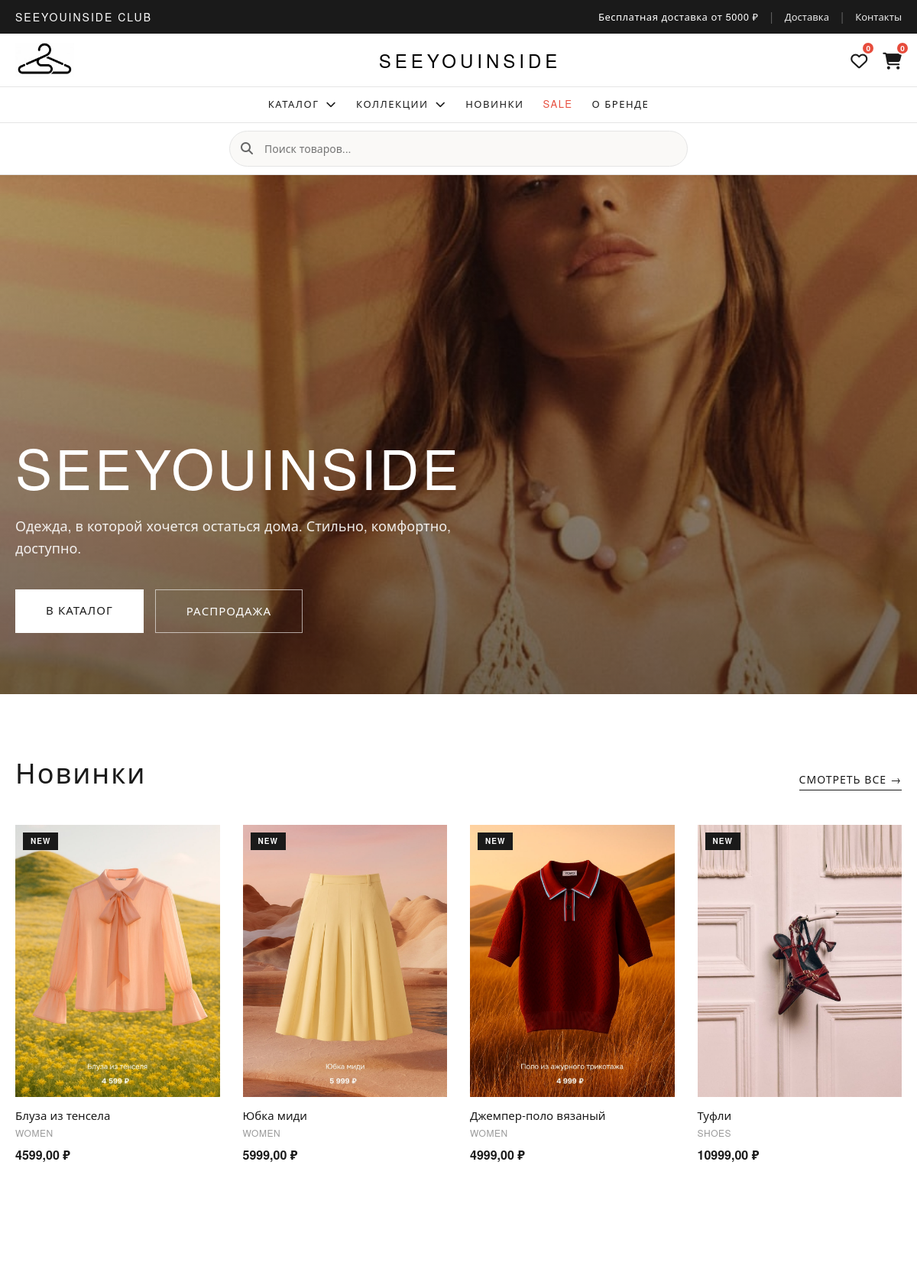
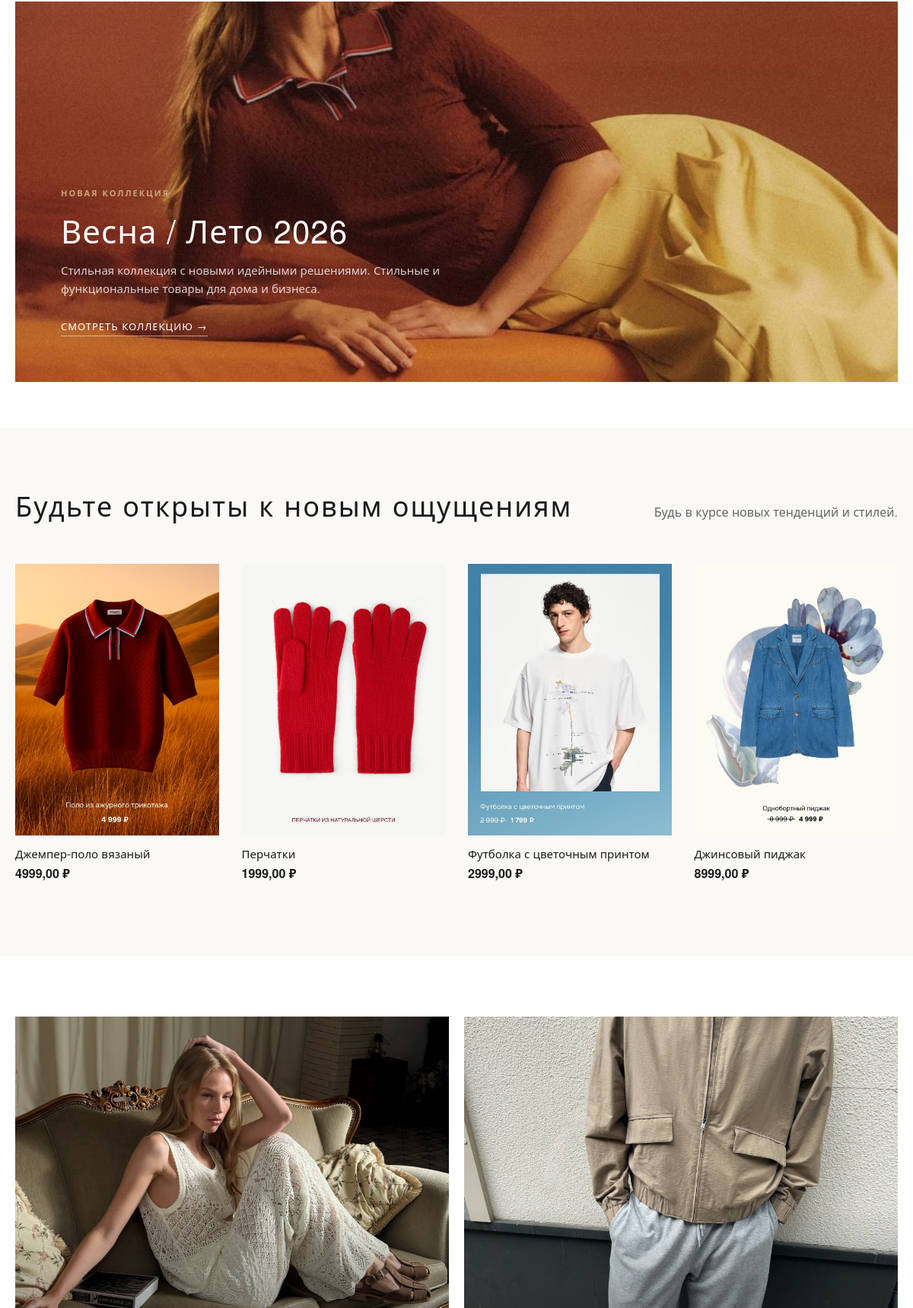
The page / (upper part) on the database its author committed (2 pictures, top to bottom).
### shop/models.py (models this page shows, shortened)
class Product(models.Model):
    GENDER_CHOICES = (
        ('women', 'Женское'),
        ('men', 'Мужское'),
        ('unisex', 'Унисекс'),
    )
    SUBCATEGORY_CHOICES = (
        ('dresses', 'Платья'),
        ('blouses', 'Блузы и рубашки'),
        ('jeans_women', 'Джинсы'),
        ('trousers_women', 'Брюки'),
        ('skirts', 'Юбки'),
        ('jackets_women', 'Жакеты и пиджаки'),
        ('knitwear', 'Трикотаж'),
        ('outerwear_women', 'Верхняя одежда'),
        ('shirts', 'Рубашки'),
        ('tshirts', 'Футболки'),
        ('jeans_men', 'Джинсы'),
        ('trousers_men', 'Брюки'),
        ('hoodies', 'Худи и свитшоты'),
        ('jackets_men', 'Куртки'),
        ('suits', 'Костюмы'),
        ('outerwear_men', 'Верхняя одежда'),
        ('bags', 'Сумки'),
        ('belts', 'Ремни'),
        ('hats', 'Головные уборы'),
        ('scarves', 'Шарфы и платки'),
        ('gloves', 'Перчатки'),
        ('jewelry', 'Украшения'),
        ('glasses', 'Очки'),
        ('sneakers', 'Кроссовки'),
        ('heels', 'Туфли'),
        ('boots', 'Ботинки'),
        ('winter_boots', 'Сапоги'),
        ('flats', 'Балетки'),
        ('loafers', 'Лоферы'),
        ('sandals', 'Сандалии'),
    )
    COLLECTION_CHOICES = (
        ('basic', 'Базовая коллекция'),
        ('evening', 'Вечерняя коллекция'),
        ('sport', 'Спортивная коллекция'),
        ('business', 'Деловая коллекция'),
        ('casual', 'Повседневная коллекция'),
        ('city', 'Капсула "Город"'),
        ('relax', 'Капсула "Отдых"'),
        ('limited', 'Limited Edition'),
    )
    SEASON_CHOICES = (
        ('spring-summer-2026', 'Весна-Лето 2026'),
        ('autumn-winter-2026', 'Осень-Зима 2026'),
        ('cruise', 'Круизная коллекция'),
        ('preorder', 'Предзаказ'),
    )
    category = models.ForeignKey(Category, on_delete=models.CASCADE, related_name='products', verbose_name="Категория")
    name = models.CharField(max_length=200, verbose_name="Название товара")
    slug = models.SlugField(max_length=200, verbose_name="URL-идентификатор")
    description = models.TextField(verbose_name="Описание товара")
    price = models.DecimalField(max_digits=10, decimal_places=2, verbose_name="Цена (руб.)")
    gender = models.CharField(max_length=10, choices=GENDER_CHOICES, default='unisex', verbose_name="Пол")
    subcategory = models.CharField(max_length=50, choices=SUBCATEGORY_CHOICES, blank=True, null=True, verbose_name="Подкатегория")
    collection = models.CharField(max_length=50, choices=COLLECTION_CHOICES, blank=True, null=True, verbose_name="Коллекция")
    season = models.CharField(max_length=50, choices=SEASON_CHOICES, blank=True, null=True, verbose_name="Сезон")
    size = models.CharField(max_length=100, blank=True, null=True, verbose_name="Доступные размеры")
    color = models.CharField(max_length=50, blank=True, null=True, verbose_name="Цвет")
    material = models.CharField(max_length=200, blank=True, null=True, verbose_name="Состав/материал")
    image = models.ImageField(upload_to='products/%Y/%m/%d/', verbose_name="Главное фото товара")
    image_2 = models.ImageField(upload_to='products/%Y/%m/%d/', blank=True, null=True, verbose_name="Дополнительное фото 1")
    image_3 = models.ImageField(upload_to='products/%Y/%m/%d/', blank=True, null=True, verbose_name="Дополнительное фото 2")
    image_url = models.URLField(max_length=500, blank=True, null=True, verbose_name="Ссылка на фото (URL)")
    available = models.BooleanField(default=True, verbose_name="В наличии")
    is_new = models.BooleanField(default=False, verbose_name="Новинка")
    is_sale = models.BooleanField(default=False, verbose_name="Распродажа")
    sale_price = models.DecimalField(max_digits=10, decimal_places=2, blank=True, null=True, verbose_name="Цена со скидкой")
    created_at = models.DateTimeField(auto_now_add=True, verbose_name="Дата добавления")
    updated_at = models.DateTimeField(auto_now=True, verbose_name="Дата обновления")
    views_count = models.PositiveIntegerField(default=0, verbose_name="Количество просмотров")
    class Meta:
        verbose_name = "Товар"
        verbose_name_plural = "Товары"
        ordering = ['-created_at']
        indexes = [
            models.Index(fields=['id', 'slug']),
            models.Index(fields=['name']),
            models.Index(fields=['-created_at']),
            models.Index(fields=['gender']),
            models.Index(fields=['subcategory']),
            models.Index(fields=['collection']),
        ]

class Category(models.Model):
    GENDER_CHOICES = (
        ('women', 'Женское'),
        ('men', 'Мужское'),
        ('unisex', 'Унисекс'),
    )
    name = models.CharField(max_length=100, verbose_name="Название категории")
    slug = models.SlugField(unique=True, verbose_name="URL-идентификатор")
    description = models.TextField(blank=True, null=True, verbose_name="Описание категории")
    gender = models.CharField(max_length=10, choices=GENDER_CHOICES, default='unisex', verbose_name="Пол")
    class Meta:
        verbose_name = "Категория"
        verbose_name_plural = "Категории"
        ordering = ['name']

### shop/views.py (the view)
# urls.py: path('', views.index, name='index'),
def index(request):
    new_products = Product.objects.filter(available=True, is_new=True).order_by('-created_at')[:8]
    popular_products = Product.objects.filter(available=True).order_by('-views_count')[:4]
    sale_products = Product.objects.filter(available=True, is_sale=True).order_by('-created_at')[:4]
    categories = Category.objects.annotate(product_count=Count('products', filter=Q(products__available=True)))
    context = {
        'new_products': new_products,
        'popular_products': popular_products,
        'sale_products': sale_products,
        'categories': categories,
        'page_title': 'SeeYouInside - Магазин стильной одежды',
    }
    return render(request, 'shop/index.html', context)

### shop/templates/shop/index.html (shortened to what this page needs)
{% extends 'base.html' %}
{% load static %}
{% block content %}
<section class="hero-banner">
    <div class="hero-banner-image">
        <img src="{% static 'img/banner-1.jpg' %}" alt="SeeYouInside">
    </div>
    <div class="hero-banner-overlay">
        <div class="container">
            <div class="hero-banner-content">
                <h1 class="hero-title">SeeYouInside</h1>
                <p class="hero-subtitle">Одежда, в которой хочется остаться дома. Стильно, комфортно, доступно.</p>
                <div class="hero-buttons">
                    <a href="{% url 'shop:catalog' %}" class="hero-btn hero-btn-primary">В каталог</a>
                    <a href="{% url 'shop:catalog' %}?sale_only=1" class="hero-btn hero-btn-outline">Распродажа</a>
                </div>
            </div>
        </div>
    </div>
</section>
<section class="section-new">
    <div class="container">
        <div class="section-header">
            <h2 class="section-title">Новинки</h2>
            <a href="{% url 'shop:catalog' %}?new_only=1" class="section-link">Смотреть все →</a>
        </div>
        <div class="products-grid">
            {% for product in new_products %}
            <div class="product-card-minimal">
                <a href="{% url 'shop:product_detail' product.id product.slug %}" class="product-image-link">
                    {% if product.image_url %}
                    <img src="{{ product.image_url }}" alt="{{ product.name }}" class="product-image">
                    {% elif product.image %}
                    <img src="{{ product.image.url }}" alt="{{ product.name }}" class="product-image">
                    {% else %}
                    <div class="bg-light d-flex align-items-center justify-content-center" style="aspect-ratio: 3/4;">
                        <i class="fas fa-image fa-3x text-muted"></i>
                    </div>
                    {% endif %}
                    {% if product.is_new %}
                    <span class="product-badge-new">NEW</span>
                    {% endif %}
                </a>
                <div class="product-info">
                    <h3 class="product-name">{{ product.name }}</h3>
                    <p class="product-category">{{ product.category.name }}</p>
                    <p class="product-price">{{ product.price }} ₽</p>
                </div>
            </div>
            {% endfor %}
        </div>
    </div>
</section>
<section class="banner-collection">
    <div class="container">
        <div class="banner-collection-inner">
            <img src="{% static 'img/banner2.jpg' %}" alt="Коллекция" class="banner-collection-image">
            <div class="banner-collection-content">
                <span class="banner-collection-tag">Новая коллекция</span>
                <h2 class="banner-collection-title">Весна / Лето 2026</h2>
                <p class="banner-collection-text">Стильная коллекция с новыми идейными решениями. Стильные и функциональные товары для дома и бизнеса.</p>
                <a href="{% url 'shop:catalog' %}?new_only=1" class="banner-collection-link">Смотреть коллекцию →</a>
            </div>
        </div>
    </div>
</section>
{% if popular_products %}
<section class="section-popular">
    <div class="container">
        <div class="section-header">
            <h2 class="section-title">Будьте открыты к новым ощущениям</h2>
            <p class="section-subtitle">Будь в курсе новых тенденций и стилей.</p>
        </div>
        <div class="products-grid products-grid-4">
            {% for product in popular_products %}
            <div class="product-card-minimal">
                <a href="{% url 'shop:product_detail' product.id product.slug %}" class="product-image-link">
                    {% if product.image_url %}
                    <img src="{{ product.image_url }}" alt="{{ product.name }}" class="product-image">
                    {% elif product.image %}
                    <img src="{{ product.image.url }}" alt="{{ product.name }}" class="product-image">
                    {% else %}
                    <div class="bg-light d-flex align-items-center justify-content-center" style="aspect-ratio: 3/4;">
                        <i class="fas fa-image fa-3x text-muted"></i>
                    </div>
                    {% endif %}
                </a>
                <div class="product-info">
                    <h3 class="product-name">{{ product.name }}</h3>
                    <p class="product-price">{{ product.price }} ₽</p>
                </div>
            </div>
            {% endfor %}
        </div>
    </div>
</section>
{% endif %}
<section class="section-categories">
    <div class="container">
        <div class="categories-grid">
            <a href="{% url 'shop:catalog_category' 'women' %}" class="category-card">
                <img src="{% static 'img/category-women.jpg' %}" alt="Женщинам" class="category-image">
                <div class="category-overlay">
                </div>
            </a>
            <a href="{% url 'shop:catalog_category' 'men' %}" class="category-card">
                <img src="{% static 'img/category-men.jpg' %}" alt="Мужчинам" class="category-image">
                <div class="category-overlay">
                </div>
            </a>
        </div>
    </div>
</section>
{% endblock %}

### rows shown on the page
Product: image (picture), is_new "NEW", name "Блуза из тенсела", category.name "WOMEN", price "4599,00"
Product: image (picture), is_new "NEW", name "Юбка миди", category.name "WOMEN", price "5999,00"
Product: image (picture), is_new "NEW", name "Джемпер-поло вязаный", category.name "WOMEN", price "4999,00"
Product: image (picture), is_new "NEW", name "Туфли", category.name "SHOES", price "10999,00"
Product: image (picture), name "Перчатки", price "1999,00"
Product: image (picture), name "Футболка с цветочным принтом", price "2999,00"
Product: image (picture), name "Джинсовый пиджак", price "8999,00"

### other values the page prints
{{ wishlist_count|default:0 }} "0"
{{ cart_count|default:0 }} "0"
